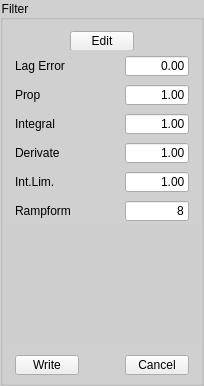
       <widget class="QGroupBox" name="gbFilter">
        <property name="styleSheet">
         <string notr="true">QGroupBox {
    background-color: #d0d0d0;
}
</string>
        </property>
        <property name="title">
         <string>Filter</string>
        </property>
        <layout class="QVBoxLayout" name="verticalLayout_3">
         <property name="spacing">
          <number>0</number>
         </property>
         <property name="leftMargin">
          <number>0</number>
         </property>
         <property name="topMargin">
          <number>0</number>
         </property>
         <property name="rightMargin">
          <number>0</number>
         </property>
         <property name="bottomMargin">
          <number>0</number>
         </property>
         <item>
          <widget class="QGroupBox" name="groupBox_5">
           <property name="maximumSize">
            <size>
             <width>16777215</width>
             <height>30</height>
            </size>
           </property>
           <property name="styleSheet">
            <string notr="true">QGroupBox {
    border: none;
    margin-top: 0px;
}
</string>
           </property>
           <property name="title">
            <string/>
           </property>
           <layout class="QHBoxLayout" name="horizontalLayout_46">
            <property name="topMargin">
             <number>5</number>
            </property>
            <property name="bottomMargin">
             <number>0</number>
            </property>
            <item>
             <widget class="QPushButton" name="pushButton_3">
              <property name="minimumSize">
               <size>
                <width>0</width>
                <height>20</height>
               </size>
              </property>
              <property name="maximumSize">
               <size>
                <width>64</width>
                <height>20</height>
               </size>
              </property>
              <property name="text">
               <string>Edit</string>
              </property>
             </widget>
            </item>
           </layout>
          </widget>
         </item>
         <item>
          <widget class="QGroupBox" name="groupBox_12">
           <property name="maximumSize">
            <size>
             <width>16777215</width>
             <height>30</height>
            </size>
           </property>
           <property name="styleSheet">
            <string notr="true">QGroupBox {
    border: none;
    margin-top: 0px;
}
</string>
           </property>
           <property name="title">
            <string/>
           </property>
           <layout class="QHBoxLayout" name="horizontalLayout_5">
            <property name="topMargin">
             <number>0</number>
            </property>
            <property name="bottomMargin">
             <number>0</number>
            </property>
            <item>
             <widget class="QLabel" name="label_3">
              <property name="maximumSize">
               <size>
                <width>16777215</width>
                <height>20</height>
               </size>
              </property>
              <property name="text">
               <string>Lag Error</string>
              </property>
             </widget>
            </item>
            <item>
             <spacer name="horizontalSpacer_3">
              <property name="orientation">
               <enum>Qt::Orientation::Horizontal</enum>
              </property>
              <property name="sizeHint" stdset="0">
               <size>
                <width>40</width>
                <height>20</height>
               </size>
              </property>
             </spacer>
            </item>
            <item>
             <widget class="QLineEdit" name="leLagError">
              <property name="minimumSize">
               <size>
                <width>64</width>
                <height>0</height>
               </size>
              </property>
              <property name="maximumSize">
               <size>
                <width>64</width>
                <height>20</height>
               </size>
              </property>
              <property name="text">
               <string>0.00</string>
              </property>
              <property name="alignment">
               <set>Qt::AlignmentFlag::AlignRight|Qt::AlignmentFlag::AlignTrailing|Qt::AlignmentFlag::AlignVCenter</set>
              </property>
             </widget>
            </item>
           </layout>
          </widget>
         </item>
         <item>
          <widget class="QGroupBox" name="groupBox_28">
           <property name="maximumSize">
            <size>
             <width>16777215</width>
             <height>30</height>
            </size>
           </property>
           <property name="styleSheet">
            <string notr="true">QGroupBox {
    border: none;
    margin-top: 0px;
}
</string>
           </property>
           <property name="title">
            <string/>
           </property>
           <layout class="QHBoxLayout" name="horizontalLayout_21">
            <property name="topMargin">
             <number>0</number>
            </property>
            <property name="bottomMargin">
             <number>0</number>
            </property>
            <item>
             <widget class="QLabel" name="label_17">
              <property name="maximumSize">
               <size>
                <width>16777215</width>
                <height>20</height>
               </size>
              </property>
              <property name="text">
               <string>Prop</string>
              </property>
             </widget>
            </item>
            <item>
             <spacer name="horizontalSpacer_25">
              <property name="orientation">
               <enum>Qt::Orientation::Horizontal</enum>
              </property>
              <property name="sizeHint" stdset="0">
               <size>
                <width>40</width>
                <height>20</height>
               </size>
              </property>
             </spacer>
            </item>
            <item>
             <widget class="QLineEdit" name="leProp">
              <property name="minimumSize">
               <size>
                <width>64</width>
                <height>0</height>
               </size>
              </property>
              <property name="maximumSize">
               <size>
                <width>64</width>
                <height>20</height>
               </size>
              </property>
              <property name="text">
               <string>1.00</string>
              </property>
              <property name="alignment">
               <set>Qt::AlignmentFlag::AlignRight|Qt::AlignmentFlag::AlignTrailing|Qt::AlignmentFlag::AlignVCenter</set>
              </property>
             </widget>
            </item>
           </layout>
          </widget>
         </item>
         <item>
          <widget class="QGroupBox" name="groupBox_30">
           <property name="maximumSize">
            <size>
             <width>16777215</width>
             <height>30</height>
            </size>
           </property>
           <property name="styleSheet">
            <string notr="true">QGroupBox {
    border: none;
    margin-top: 0px;
}
</string>
           </property>
           <property name="title">
            <string/>
           </property>
           <layout class="QHBoxLayout" name="horizontalLayout_23">
            <property name="topMargin">
             <number>0</number>
            </property>
            <property name="bottomMargin">
             <number>0</number>
            </property>
            <item>
             <widget class="QLabel" name="label_19">
              <property name="maximumSize">
               <size>
                <width>16777215</width>
                <height>20</height>
               </size>
              </property>
              <property name="text">
               <string>Integral</string>
              </property>
             </widget>
            </item>
            <item>
             <spacer name="horizontalSpacer_27">
              <property name="orientation">
               <enum>Qt::Orientation::Horizontal</enum>
              </property>
              <property name="sizeHint" stdset="0">
               <size>
                <width>40</width>
                <height>20</height>
               </size>
              </property>
             </spacer>
            </item>
            <item>
             <widget class="QLineEdit" name="leIntegral">
              <property name="minimumSize">
               <size>
                <width>64</width>
                <height>0</height>
               </size>
              </property>
              <property name="maximumSize">
               <size>
                <width>64</width>
                <height>20</height>
               </size>
              </property>
              <property name="text">
               <string>1.00</string>
              </property>
              <property name="alignment">
               <set>Qt::AlignmentFlag::AlignRight|Qt::AlignmentFlag::AlignTrailing|Qt::AlignmentFlag::AlignVCenter</set>
              </property>
             </widget>
            </item>
           </layout>
          </widget>
         </item>
         <item>
          <widget class="QGroupBox" name="groupBox_29">
           <property name="maximumSize">
            <size>
             <width>16777215</width>
             <height>30</height>
            </size>
           </property>
           <property name="styleSheet">
            <string notr="true">QGroupBox {
    border: none;
    margin-top: 0px;
}
</string>
           </property>
           <property name="title">
            <string/>
           </property>
           <layout class="QHBoxLayout" name="horizontalLayout_22">
            <property name="topMargin">
             <number>0</number>
            </property>
            <property name="bottomMargin">
             <number>0</number>
            </property>
            <item>
             <widget class="QLabel" name="label_18">
              <property name="maximumSize">
               <size>
                <width>16777215</width>
                <height>20</height>
               </size>
              </property>
              <property name="text">
               <string>Derivate</string>
              </property>
             </widget>
            </item>
            <item>
             <spacer name="horizontalSpacer_26">
              <property name="orientation">
               <enum>Qt::Orientation::Horizontal</enum>
              </property>
              <property name="sizeHint" stdset="0">
               <size>
                <width>40</width>
                <height>20</height>
               </size>
              </property>
             </spacer>
            </item>
            <item>
             <widget class="QLineEdit" name="leDerivate">
              <property name="minimumSize">
               <size>
                <width>64</width>
                <height>0</height>
               </size>
              </property>
              <property name="maximumSize">
               <size>
                <width>64</width>
                <height>20</height>
               </size>
              </property>
              <property name="text">
               <string>1.00</string>
              </property>
              <property name="alignment">
               <set>Qt::AlignmentFlag::AlignRight|Qt::AlignmentFlag::AlignTrailing|Qt::AlignmentFlag::AlignVCenter</set>
              </property>
             </widget>
            </item>
           </layout>
          </widget>
         </item>
         <item>
          <widget class="QGroupBox" name="groupBox_32">
           <property name="maximumSize">
            <size>
             <width>16777215</width>
             <height>30</height>
            </size>
           </property>
           <property name="styleSheet">
            <string notr="true">QGroupBox {
    border: none;
    margin-top: 0px;
}
</string>
           </property>
           <property name="title">
            <string/>
           </property>
           <layout class="QHBoxLayout" name="horizontalLayout_25">
            <property name="topMargin">
             <number>0</number>
            </property>
            <property name="bottomMargin">
             <number>0</number>
            </property>
            <item>
             <widget class="QLabel" name="label_21">
              <property name="maximumSize">
               <size>
                <width>16777215</width>
                <height>20</height>
               </size>
              </property>
              <property name="text">
               <string>Int.Lim.</string>
              </property>
             </widget>
            </item>
            <item>
             <spacer name="horizontalSpacer_29">
              <property name="orientation">
               <enum>Qt::Orientation::Horizontal</enum>
              </property>
              <property name="sizeHint" stdset="0">
               <size>
                <width>40</width>
                <height>20</height>
               </size>
              </property>
             </spacer>
            </item>
            <item>
             <widget class="QLineEdit" name="leIntLim">
              <property name="minimumSize">
               <size>
                <width>64</width>
                <height>0</height>
               </size>
              </property>
              <property name="maximumSize">
               <size>
                <width>64</width>
                <height>20</height>
               </size>
              </property>
              <property name="text">
               <string>1.00</string>
              </property>
              <property name="alignment">
               <set>Qt::AlignmentFlag::AlignRight|Qt::AlignmentFlag::AlignTrailing|Qt::AlignmentFlag::AlignVCenter</set>
              </property>
             </widget>
            </item>
           </layout>
          </widget>
         </item>
         <item>
          <widget class="QGroupBox" name="groupBox_31">
           <property name="maximumSize">
            <size>
             <width>16777215</width>
             <height>30</height>
            </size>
           </property>
           <property name="styleSheet">
            <string notr="true">QGroupBox {
    border: none;
    margin-top: 0px;
}
</string>
           </property>
           <property name="title">
            <string/>
           </property>
           <layout class="QHBoxLayout" name="horizontalLayout_24">
            <property name="topMargin">
             <number>0</number>
            </property>
            <property name="bottomMargin">
             <number>0</number>
            </property>
            <item>
             <widget class="QLabel" name="label_20">
              <property name="maximumSize">
               <size>
                <width>16777215</width>
                <height>20</height>
               </size>
              </property>
              <property name="text">
               <string>Rampform</string>
              </property>
             </widget>
            </item>
            <item>
             <spacer name="horizontalSpacer_28">
              <property name="orientation">
               <enum>Qt::Orientation::Horizontal</enum>
              </property>
              <property name="sizeHint" stdset="0">
               <size>
                <width>40</width>
                <height>20</height>
               </size>
              </property>
             </spacer>
            </item>
            <item>
             <widget class="QLineEdit" name="leRampform">
              <property name="minimumSize">
               <size>
                <width>64</width>
                <height>0</height>
               </size>
              </property>
              <property name="maximumSize">
               <size>
                <width>64</width>
                <height>20</height>
               </size>
              </property>
              <property name="text">
               <string>8</string>
              </property>
              <property name="alignment">
               <set>Qt::AlignmentFlag::AlignRight|Qt::AlignmentFlag::AlignTrailing|Qt::AlignmentFlag::AlignVCenter</set>
              </property>
             </widget>
            </item>
           </layout>
          </widget>
         </item>
         <item>
          <spacer name="verticalSpacer_7">
           <property name="orientation">
            <enum>Qt::Orientation::Vertical</enum>
           </property>
           <property name="sizeHint" stdset="0">
            <size>
             <width>20</width>
             <height>40</height>
            </size>
           </property>
          </spacer>
         </item>
         <item>
          <spacer name="verticalSpacer_13">
           <property name="orientation">
            <enum>Qt::Orientation::Vertical</enum>
           </property>
           <property name="sizeHint" stdset="0">
            <size>
             <width>20</width>
             <height>40</height>
            </size>
           </property>
          </spacer>
         </item>
         <item>
          <spacer name="verticalSpacer_3">
           <property name="orientation">
            <enum>Qt::Orientation::Vertical</enum>
           </property>
           <property name="sizeHint" stdset="0">
            <size>
             <width>20</width>
             <height>40</height>
            </size>
           </property>
          </spacer>
         </item>
         <item>
          <widget class="QGroupBox" name="groupBox_33">
           <property name="styleSheet">
            <string notr="true">QGroupBox {
    border: none;
    margin-top: 0px;
}
</string>
           </property>
           <property name="title">
            <string/>
           </property>
           <layout class="QHBoxLayout" name="horizontalLayout_26">
            <property name="topMargin">
             <number>5</number>
            </property>
            <property name="bottomMargin">
             <number>5</number>
            </property>
            <item>
             <widget class="QPushButton" name="pushButton_9">
              <property name="maximumSize">
               <size>
                <width>64</width>
                <height>20</height>
               </size>
              </property>
              <property name="text">
               <string>Write</string>
              </property>
             </widget>
            </item>
            <item>
             <spacer name="horizontalSpacer_37">
              <property name="orientation">
               <enum>Qt::Orientation::Horizontal</enum>
              </property>
              <property name="sizeHint" stdset="0">
               <size>
                <width>40</width>
                <height>20</height>
               </size>
              </property>
             </spacer>
            </item>
            <item>
             <widget class="QPushButton" name="pushButton_10">
              <property name="maximumSize">
               <size>
                <width>64</width>
                <height>20</height>
               </size>
              </property>
              <property name="text">
               <string>Cancel</string>
              </property>
             </widget>
            </item>
           </layout>
          </widget>
         </item>
        </layout>
       </widget>
